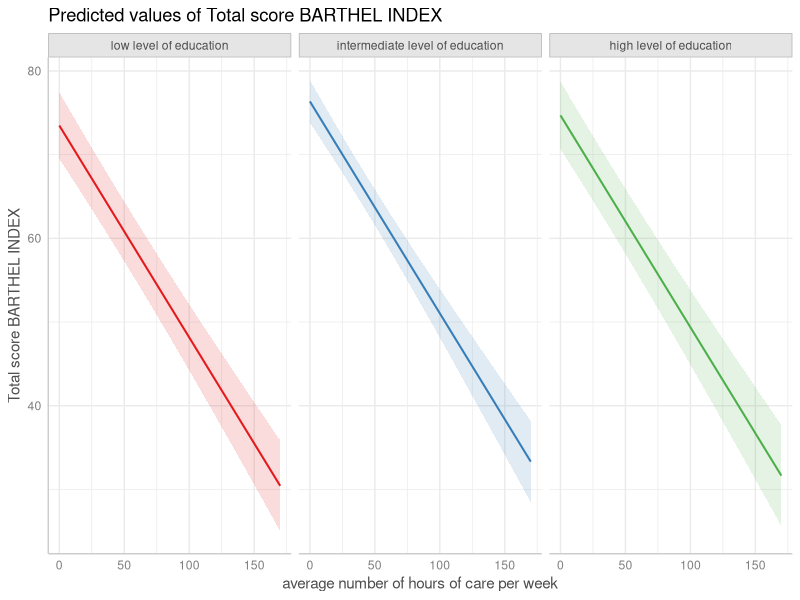

Write the R code that produced this figure. (Note: this script raises an error after producing the figure.)
## ---- chunk 1
knitr::opts_chunk$set(collapse = TRUE, comment = "#>", dev = "png", fig.width = 7, fig.height = 4, message = FALSE, warning = FALSE)
options(width = 800)
## ---- chunk 2
library(ggeffects)
library(sjmisc)
data(efc)
efc$c172code <- to_label(efc$c172code)
fit <- lm(barthtot ~ c12hour + neg_c_7 + c161sex + c172code, data = efc)

# facet by group
dat <- ggpredict(fit, terms = c("c12hour", "c172code"))
plot(dat, facet = TRUE)
# don't use facets, b/w figure, w/o confidence bands
plot(dat, colors = "bw", ci = FALSE)
# plot raw data
dat <- ggpredict(fit, terms = c("c12hour", "c172code"))
plot(dat, rawdata = TRUE)
# for three variables, automatic facetting
dat <- ggpredict(fit, terms = c("c12hour", "c172code", "c161sex"))
plot(dat)
# categorical variables have errorbars
dat <- ggpredict(fit, terms = c("c172code", "c161sex"))
plot(dat)
## ---- chunk 3
# dashed lines for CI
dat <- ggpredict(fit, terms = "c12hour")
plot(dat, ci.style = "dash")
# facet by group
dat <- ggpredict(fit, terms = c("c12hour", "c172code"))
plot(dat, facet = TRUE, ci.style = "errorbar", dot.size = 1.5)
## ---- chunk 4
if (requireNamespace("lme4")) {
  m <- glm(
    cbind(incidence, size - incidence) ~ period, 
    family = binomial, 
    data = lme4::cbpp
  )
  
  dat <- ggpredict(m, "period")
  
  # normal plot, asymmetrical error bars
  plot(dat)
}
## ---- chunk 5
if (requireNamespace("lme4")) {
  # plot with log-transformed y-axis
  plot(dat, log.y = TRUE)
}
## ---- chunk 6
if (requireNamespace("lme4")) {
  # plot with log-transformed y-axis, modify breaks
  plot(
    dat, log.y = TRUE, 
    breaks = c(.05, .1, .15, .2, .25, .3),
    limits = c(.01, .3)
  )
}
## ---- chunk 7
data("lung", package = "survival")
# remove category 3 (outlier, not nice in the plot)
lung <- subset(lung, subset = ph.ecog %in% 0:2)
lung$sex <- factor(lung$sex, labels = c("male", "female"))
lung$ph.ecog <- factor(lung$ph.ecog, labels = c("good", "ok", "limited"))

m <- survival::coxph(survival::Surv(time, status) ~ sex + age + ph.ecog, data = lung)

# predicted risk-scores
pr <- ggpredict(m, c("sex", "ph.ecog"))
plot(pr)
## ---- chunk 8
# probability of survival
pr <- ggpredict(m, c("sex", "ph.ecog"), type = "surv")
plot(pr)
## ---- chunk 9
# cumulative hazards
pr <- ggpredict(m, c("sex", "ph.ecog"), type = "cumhaz")
plot(pr)
